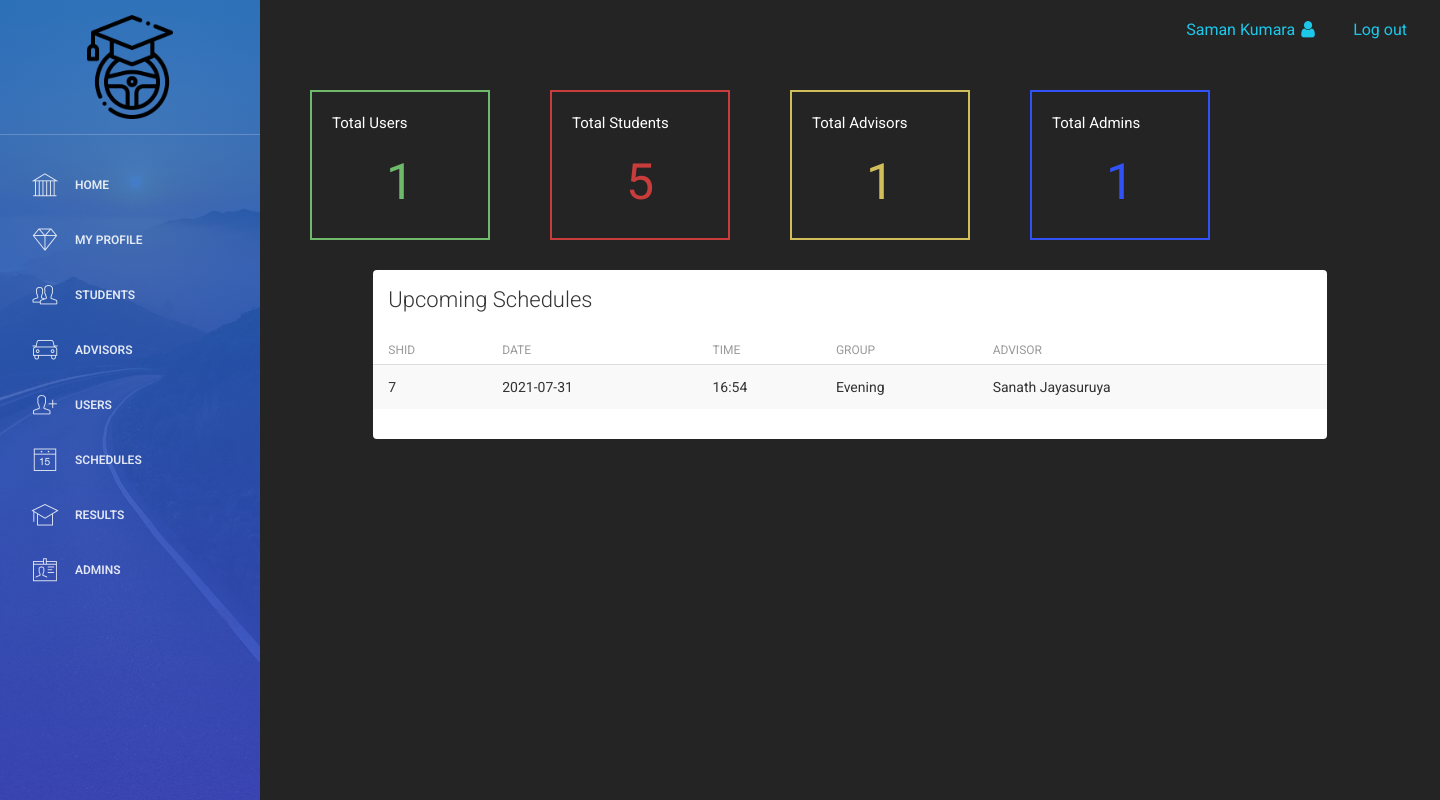
Page /Employee/index.php (signed in) on the committed database.
### tables this page shows
CREATE TABLE `schedule` (
  `shid` int(11) NOT NULL,
  `date` date NOT NULL,
  `time1` varchar(20) NOT NULL,
  `group1` varchar(20) NOT NULL,
  `aid` int(11) NOT NULL
);

CREATE TABLE `employee` (
  `aid` int(11) NOT NULL,
  `fname` varchar(20) DEFAULT NULL,
  `lname` varchar(20) DEFAULT NULL,
  `dob` varchar(20) DEFAULT NULL,
  `gender` varchar(15) NOT NULL,
  `email` varchar(50) DEFAULT NULL,
  `tp` varchar(20) DEFAULT NULL,
  `address` varchar(20) DEFAULT NULL,
  `nic` varchar(20) DEFAULT NULL,
  `password` varchar(20) NOT NULL,
  `role` varchar(15) NOT NULL
);

### Employee/index.php (the view, shortened to what this page needs)
<?php
include 'header.php';
include 'connection.php';
$res1 = mysqli_query($link,"SELECT COUNT(aid) AS count_users FROM employee WHERE role = 'User'");
$row1 = mysqli_fetch_array($res1);
$res2 = mysqli_query($link,"SELECT COUNT(sid) AS count_student FROM student");
$row2 = mysqli_fetch_array($res2);
$res3 = mysqli_query($link,"SELECT COUNT(aid) AS count_advisors FROM employee WHERE role ='Advisor'");
$row3 = mysqli_fetch_array($res3);
$res4 = mysqli_query($link,"SELECT COUNT(aid) AS count_admins FROM employee WHERE role ='Admin'");
$row4 = mysqli_fetch_array($res4);
$date_today = date("Y-m-d");
$res5=mysqli_query($link,"SELECT s.shid AS shid,s.date AS date, s.time1 AS time1, s.group1 AS group1,a.fname AS fname, a.lname AS lname from employee a, schedule s
WHERE a.aid=s.aid AND s.date >= '$date_today'");
?>
<div style="float:none;margin:auto;">
<div class="container">
<div class="col-1 box1">
   <p class ="sub">Total Users</p>
   <p class="head1"><?php echo $row1['count_users']; ?></p>
</div>
<div class="col-1 box2">
    <p class ="sub">Total Students</p>
    <p class="head2"><?php echo $row2['count_student']; ?></p>
</div>
<div class="col-1 box3">
   <p class ="sub">Total Advisors</p>
  <p class="head3"><?php echo $row3['count_advisors']; ?></p>
</div>
<div class="col-1 box4">
    <p class ="sub">Total Admins</p>
    <p class="head4"><?php echo $row4['count_admins']; ?></p>
</div>
</div>
                <div>
                    <div class="col-md-10 "style="float:none;margin:auto;">
                        <div class="card">
                            <div class="header">
                                <h4 class="title">Upcoming Schedules</h4>
                            </div>
                            <div class="content table-responsive table-full-width ">
                                <table class="table table-hover table-striped ">
                                    <thead>
                                        <th>SHID</th>
                                    	<th>Date</th>
                                    	<th>Time</th>
                                        <th>Group</th>
                                    	<th>Advisor</th>
                                    </thead>
                                    <tbody>
                                    <?php
                                    while($row5=mysqli_fetch_array($res5))
                                     {
                                       echo "<tr>";
                                            echo "<td>"; echo $row5["shid"]; echo "</td>";
                                        	echo "<td>"; echo $row5["date"]; echo "</td>";
                                        	echo "<td>"; echo $row5["time1"]; echo "</td>";
                                        	echo "<td>"; echo $row5["group1"]; echo "</td>";
                                            echo "<td>"; echo $row5["fname"]." ".$row5["lname"]; echo "</td>";
                                       echo "</tr>";
                                     }
                                        ?>
                                    </tbody>
                                </table>
                            </div>
                        </div>
                    </div>
                                    </div>
<?php
include 'footer.php'
?>

### Employee/header.php (style rules this page uses)
.back-custom { background-color: #242424; }

### Employee/index.php (style rules this page uses)
.sub { color:white; font-size: 15px; text-align: left; }
.box1 { display: block; width: 18rem; height: 15rem; border: 2px solid #6eba6a; padding: 20px; margin: 30px; }
.box2 { display: block; width: 18rem; height: 15rem; border: 2px solid #c93c3c; padding: 20px; margin: 30px; }
.box3 { display: block; width: 18rem; height: 15rem; border: 2px solid #d1bd5a; padding: 20px; margin: 30px; }
.box4 { display: block; width: 18rem; height: 15rem; border: 2px solid #3152f7; padding: 20px; margin: 30px; }
.container > div { float: left; }
.head1 { color:#6eba6a; font-size: 50px; text-align: center; }
.head2 { color:#c93c3c; font-size: 50px; text-align: center; }
.head3 { color:#d1bd5a; font-size: 50px; text-align: center; }
.head4 { color:#3152f7; font-size: 50px; text-align: center; }

### rows in the picture
schedule: shid "7", date "2021-07-31", time1 "16:54", group1 "Evening", aid.fname "Sanath", aid.lname "Jayasuruya"

### other values in the picture
$_SESSION['fname'] "Saman"
$_SESSION['lname'] "Kumara"
$row1['count_users'] "1"
$row2['count_student'] "5"
$row3['count_advisors'] "1"
$row4['count_admins'] "1"
